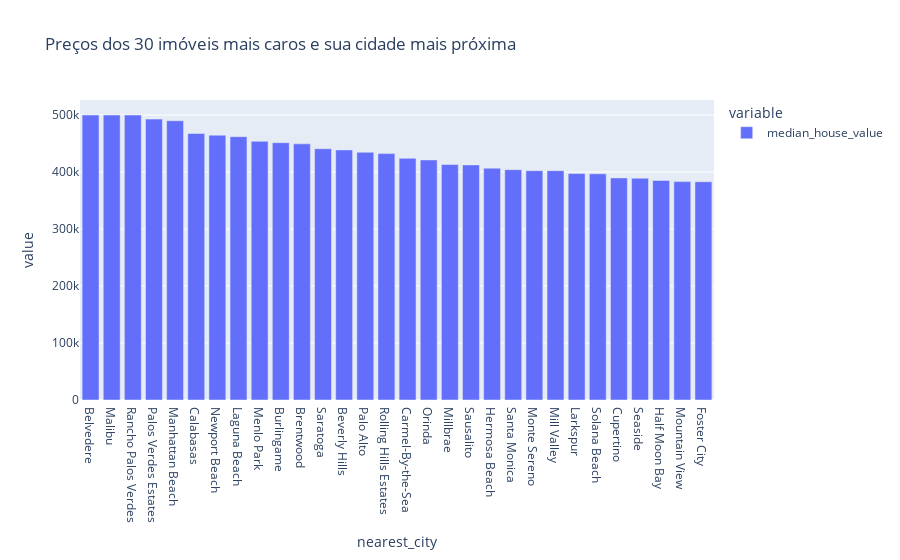

The cell this chart's notebook holds for it:
### Code cell
higher_price_cities = copy.groupby('nearest_city').median_house_value.mean().nlargest(30)
higher_price_cities.plot(kind='bar', backend='plotly', title='Preços dos 30 imóveis mais caros e sua cidade mais próxima')

### Figure 1 — Plotly figure (JSON) as saved in the notebook; plotly's stock layout.template omitted (floating-point values rounded to 4 significant figures)
{"data": [{"alignmentgroup": "True", "hovertemplate": "variable=median_house_value<br>nearest_city=%{x}<br>value=%{y}<extra></extra>", "legendgroup": "median_house_value", "marker": {"color": "#636efa", "pattern": {"shape": ""}}, "name": "median_house_value", "offsetgroup": "median_house_value", "orientation": "v", "showlegend": true, "textposition": "auto", "type": "bar", "x": ["Belvedere", "Malibu", "Rancho Palos Verdes", "Palos Verdes Estates", "Manhattan Beach", "Calabasas", "Newport Beach", "Laguna Beach", "Menlo Park", "Burlingame", "Brentwood", "Saratoga", "Beverly Hills", "Palo Alto", "Rolling Hills Estates", "Carmel-By-the-Sea", "Orinda", "Millbrae", "Sausalito", "Hermosa Beach", "Santa Monica", "Monte Sereno", "Mill Valley", "Larkspur", "Solana Beach", "Cupertino", "Seaside", "Half Moon Bay", "Mountain View", "Foster City"], "xaxis": "x", "y": [500001, 500001, 500001, 492773, 490000.0, 467600.0, 464600.0, 462000.0, 453800.0, 451400.0, 449300.0, 440800.0, 438800.0, 434500.0, 432300.0, 424000.0, 421200.0, 413100.0, 412485, 406700.0, 404100.0, 402400.0, 402400.0, 397300.0, 396900.0, 389600.0, 389000.0, 385200.0, 383100.0, 382800.0], "yaxis": "y"}], "layout": {"barmode": "relative", "legend": {"title": {"text": "variable"}, "tracegroupgap": 0}, "title": {"text": "Preços dos 30 imóveis mais caros e sua cidade mais próxima"}, "xaxis": {"anchor": "y", "domain": [0, 1], "title": {"text": "nearest_city"}}, "yaxis": {"anchor": "x", "domain": [0, 1], "title": {"text": "value"}}}}
